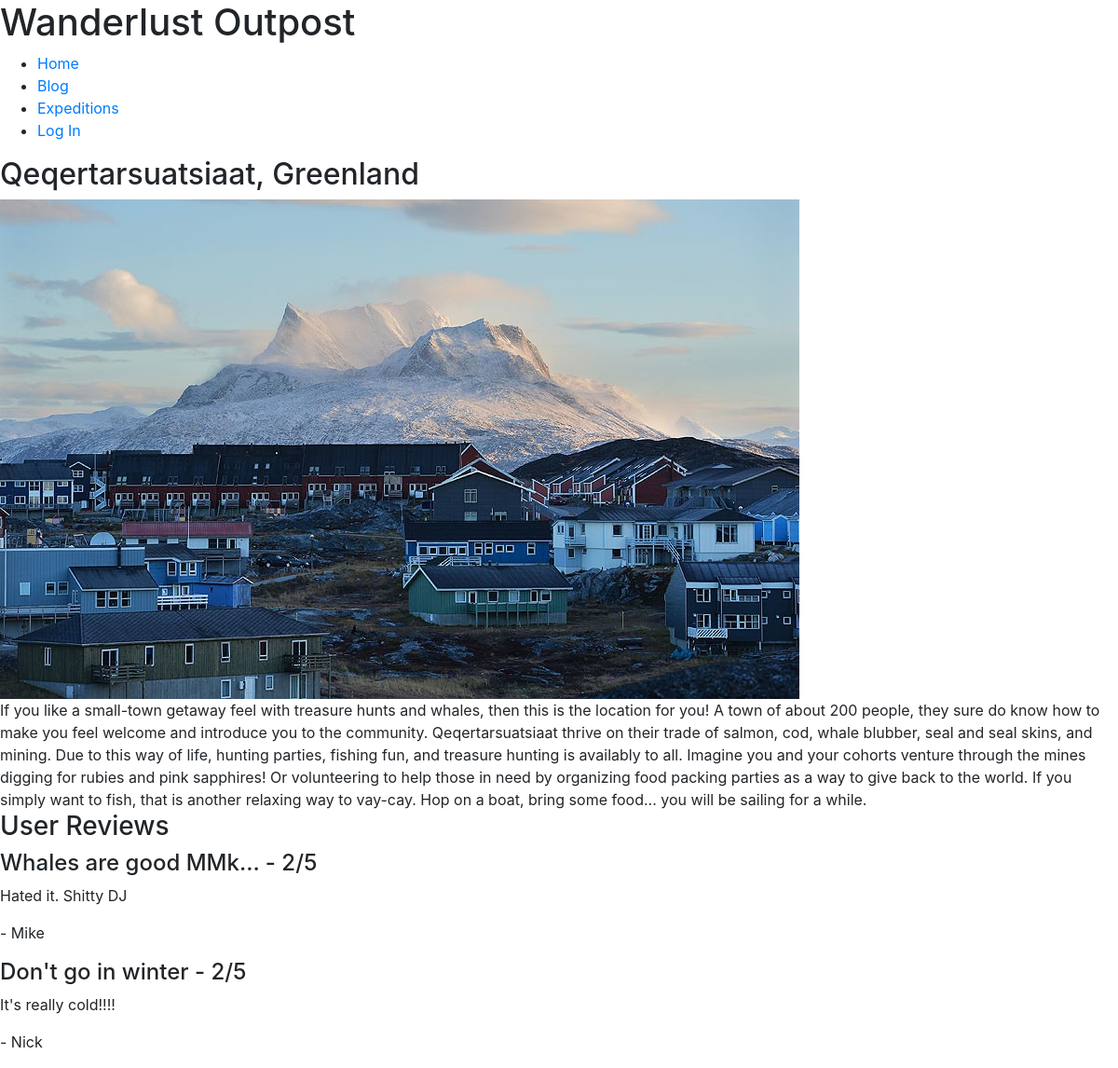
Page /adventure.php?pid=7 on the committed database.
### tables this page shows
CREATE TABLE `sitemap` (
  `PageTitle` varchar(32) NOT NULL,
  `BGImg` varchar(32) DEFAULT NULL,
  `BGImgAlt` text,
  `pageID` int NOT NULL,
  `PageName` varchar(45) NOT NULL,
  `Content` longtext,
  `NavItem` tinyint DEFAULT NULL,
  `url` varchar(45) DEFAULT NULL,
  PRIMARY KEY (`pageID`)
);

CREATE TABLE `reviewlist` (
  `ReviewID` int NOT NULL AUTO_INCREMENT,
  `User_ID` int NOT NULL,
  `Rating` int NOT NULL,
  `ReviewType` varchar(24) NOT NULL,
  `Review` text,
  `ReviewHeadline` text,
  `Country` varchar(2) DEFAULT NULL,
  `City` int DEFAULT NULL,
  `DateAdded` datetime DEFAULT CURRENT_TIMESTAMP,
  PRIMARY KEY (`ReviewID`),
  KEY `Country_idx` (`Country`),
  CONSTRAINT `Country` FOREIGN KEY (`Country`) REFERENCES `country` (`Country_ID`)
);

CREATE TABLE `users` (
  `User_ID` int NOT NULL AUTO_INCREMENT,
  `Email` varchar(72) NOT NULL,
  `FName` varchar(24) NOT NULL,
  `LName` varchar(24) NOT NULL,
  `Psword` varchar(42) NOT NULL,
  `DOB` date NOT NULL,
  `Origin` varchar(2) DEFAULT NULL,
  `AccountCreated` datetime DEFAULT CURRENT_TIMESTAMP,
  PRIMARY KEY (`User_ID`),
  KEY `Origin_idx` (`Origin`),
  CONSTRAINT `Origin` FOREIGN KEY (`Origin`) REFERENCES `country` (`Country_ID`)
);

### adventure.php (the view, shortened to what this page needs)
<?php
require("includes/page.php");
class AdventurePage extends Page{
  public function Display($pageID){
    $this -> DisplayHead();
    $this -> DisplayBody();
    $this -> DisplayHeader($this->buttons);
    $this->  DisplayContent();
    $this->ReviewGen();
    $this -> DisplayFooter();
  }
  public function ReviewGen(){
    $db = new mysqli('localhost', 'glazpmck_ics325_web', 'ICS325.01-2020', "glazpmck_ics325");
    $id = $db->real_escape_string($_GET['pid']);
    $query = "SELECT reviewlist.ReviewID, reviewlist.ReviewHeadline, reviewlist.Review, reviewlist.User_ID, users.FName, reviewlist.City, reviewlist.Rating
    FROM reviewlist
    INNER JOIN users ON reviewlist.User_ID = users.User_ID
    INNER JOIN sitemap ON reviewlist.City = sitemap.pageID
    WHERE reviewlist.city = '$id'";
    $result = $db->query($query);
    $row=$result->fetch_array(MYSQLI_ASSOC);
    $num_rows=$result->num_rows;
    ?>
    <section class='reviews'>
    <h3>User Reviews</h3>
    <?php
    if ($num_rows > 0){
      do{
        ?>
        <div class='top-review'>
          <div class='review-content'>
            <h4><?=$row['ReviewHeadline']?> - <?=$row['Rating']?>/5</h4>
            <p><?=$row['Review']?></p><p>- <?=$row['FName']?></p>
          </div>
        </div>
        <?php
      }while($row=$result->fetch_array(MYSQLI_ASSOC));
    }
    echo "</section>";
  }
  public function DisplayContent(){
    if (isset($_GET['pid'])){
      $db = new mysqli('localhost', 'glazpmck_ics325_web', 'ICS325.01-2020', "glazpmck_ics325");
      $id = $db->real_escape_string($_GET['pid']);
      $query = "Select * From sitemap where pageID = '$id'";
      $result = $db->query($query);
      $row=$result->fetch_array(MYSQLI_ASSOC);
      ?>
      <section class="page-title">
        <h2><?= $row['PageTitle'] ?></h2>
      </section>
      <div class="exp-img">
        <img src="img/<?=$row['BGImg']?>" alt="<?=$row['BGImgAlt']?>" />
      </div>
      <section class="main-content">
        <?= $row['Content']?>
      </section>
      <?php
    }
  }
}
$adventure = new AdventurePage();
$adventure->Display($_GET['pid']);
?>

### includes/page.php (shortened to what this page needs)
<?php
class Page{
    public $title = "Wanderlust Outpost";
    public function DisplayHead(){
      ?>
        <!DOCTYPE html>
           <html>
      <?php
        echo "<head>";
        $this -> DisplayStyles();
        echo "</head>";
    }
      ?>
      <?php
    public function DisplayStyles(){
      ?>
        <link rel="stylesheet" href="https://stackpath.bootstrapcdn.com/bootstrap/4.4.1/css/bootstrap.min.css">
        <link rel="stylesheet/less" type="text/css" href="less/styles.less" />
      <?php
    }
      ?>
      <?php
    public function DisplayBody(){
      ?>
        <body>
      <?php
    }
    public function DisplayHeader($buttons){
      $db = new mysqli('localhost', 'glazpmck_ics325_web', 'ICS325.01-2020', "glazpmck_ics325");
      $nav_sql = "SELECT * FROM sitemap WHERE NavItem = 1";
      $nav_query = $db->query($nav_sql);
      $nav_rs=$nav_query->fetch_array(MYSQLI_ASSOC);
      ?>
      <header>
        <h1><?php echo $this->title; ?></h1>
          <div class="open">
              <span>
                <ul class="sub-menu">
                  <?php
                    do{
                      $this->DisplayButton($nav_rs['PageName'], $nav_rs['pageID'], $nav_rs['url']);
                    } while($nav_rs=$nav_query->fetch_array(MYSQLI_ASSOC));
                    ?>
                </ul>
              </span>
          </div>
      </header>
      <?php
    }
    public function DisplayButton($name, $pageID, $url){
      if (empty($_SESSION['LoggedIn'])){
        $loggedIn=false;
      }else {
        $loggedIn = $_SESSION['LoggedIn'];
      }
      if ( $pageID == 1 || $pageID == 2 || $pageID == 3 ){
        ?>
        <li>
          <a href="./<?=$url?>.php" title="<?=$name ?>"><?=$name?></a>
        </li>
      <?php
      }
      if ($pageID == 4){
        if ($loggedIn){
          return;
        }else{
          ?>
          <li>
            <a href="./<?=$url?>.php" title="<?=$name ?>"><?=$name?></a>
          </li>
        <?php
        }
      }
      if ( $pageID == 5){
        return;
      }
      if ( $pageID == 6 ){
        if ($loggedIn){
          ?>
            <li>
              <a href="./<?=$url?>.php" title="<?=$name ?>"><?=$name?></a>
            </li>
            <li>
              <a href="./logout.php" title="Log Out">Log Out</a>
            </li>
          <?php
        }else{return;}
      }
    }
            ?><div class="bg-img">
            <?php
    public function DisplayFooter(){
      ?>
        </body>
      </html>
    <?php
    }
  }

### rows in the picture
sitemap: PageName "Home"
sitemap: PageName "Blog"
sitemap: PageName "Expeditions"
sitemap: PageName "Log In"
sitemap: PageTitle "Qeqertarsuatsiaat, Greenland", BGImg (picture), Content "If you like a small-town getaway feel with treasure hunts and whales, then this is the location for you! A town of about 200 people, they sure do know how to make you feel welcome and introduce you to the community. Qeqertarsuatsiaat thrive on their trade of salmon, cod, whale blubber, seal and seal skins, and mining. Due to this way of life, hunting parties, fishing fun, and treasure hunting is availably to all. Imagine you and your cohorts venture through the mines digging for rubies and pink sapphires! Or volunteering to help those in need by organizing food packing parties as a way to give back to the world. If you simply want to fish, that is another relaxing way to vay-cay. Hop on a…"
reviewlist: ReviewHeadline "Whales are good MMk...", Rating "2", Review "Hated it. Shitty DJ", User_ID.FName "Mike"
reviewlist: ReviewHeadline "Don't go in winter", Rating "2", Review "It's really cold!!!!", User_ID.FName "Nick"

### other values in the picture
$this->title "Wanderlust Outpost"
